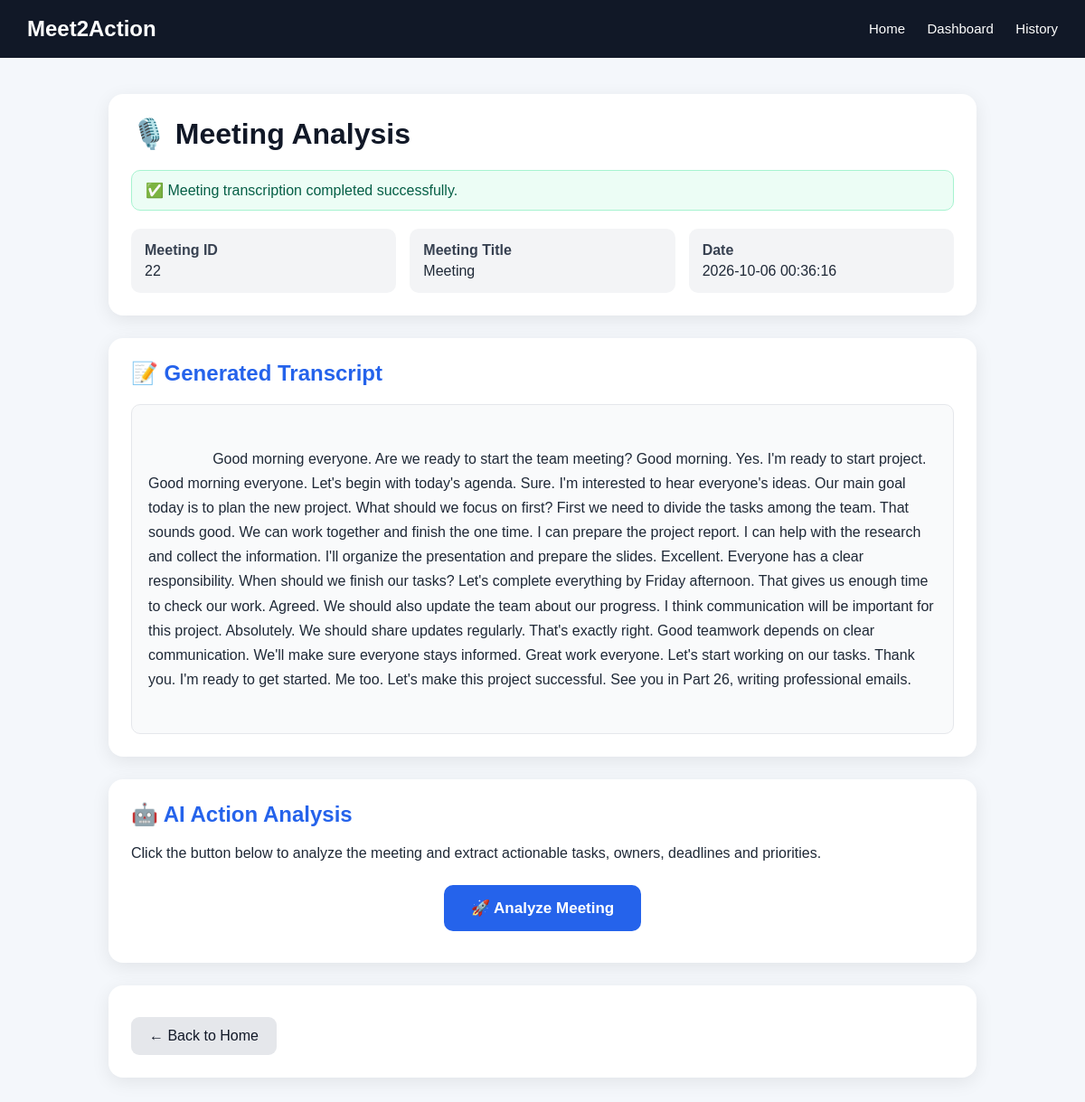
/meeting/22, run on the app's committed database.
### tables this page shows
CREATE TABLE meetings (
            id INTEGER PRIMARY KEY AUTOINCREMENT,
            title TEXT NOT NULL,
            participants TEXT NOT NULL,
            transcript TEXT NOT NULL,
            summary TEXT
        , created_at TEXT);

### app.py (the view)
@app.route(
    "/meeting/<int:meeting_id>"
)
def meeting_detail(
    meeting_id
):
    conn = get_db()
    meeting_row = conn.execute(
        """
        SELECT *
        FROM meetings
        WHERE id = ?
        """,
        (meeting_id,)
    ).fetchone()
    if not meeting_row:
        conn.close()
        return (
            "Meeting not found.",
            404
        )
    tasks = conn.execute(
        """
        SELECT *
        FROM tasks
        WHERE meeting_id = ?
        ORDER BY id DESC
        """,
        (meeting_id,)
    ).fetchall()
    conn.close()
    return render_template(
        "transcription.html",
        meeting=meeting_row,
        tasks=tasks
    )

### app.py (called while the page is built)
def get_db():
    conn = sqlite3.connect(DB_NAME)
    conn.row_factory = sqlite3.Row
    return conn

### templates/transcription.html (shortened to what this page needs)
<!DOCTYPE html>
<html lang="en">
<head>
</head>
<body>
    <div class="navbar">
        <div class="logo">Meet2Action</div>
        <div class="nav-links">
            <a href="/">Home</a>
            <a href="/dashboard">Dashboard</a>
            <a href="/history">History</a>
        </div>
    </div>
    <div class="container">
        <div class="card">
            <h1>🎙️ Meeting Analysis</h1>
            <div class="success">
                ✅ Meeting transcription completed successfully.
            </div>
            <div class="info">
                <div class="info-box">
                    <strong>Meeting ID</strong>
                    {{ meeting["id"] }}
                </div>
                <div class="info-box">
                    <strong>Meeting Title</strong>
                    {{ meeting["title"] }}
                </div>
                <div class="info-box">
                    <strong>Date</strong>
                    {{ meeting["created_at"] }}
                </div>
            </div>
        </div>
        <div class="card">
            <h2>📝 Generated Transcript</h2>
            <div class="transcript">
                {{ meeting["transcript"] }}
            </div>
        </div>
        <div class="card">
            <h2>🤖 AI Action Analysis</h2>
            <p>
                Click the button below to analyze the meeting and extract
                actionable tasks, owners, deadlines and priorities.
            </p>
            <form action="/analyze" method="POST">
                <div class="analyze-box">
                    <button
                        type="submit"
                        class="analyze-btn"
                    >
                        🚀 Analyze Meeting
                    </button>
                </div>
            </form>
        </div>
        <div class="card">
            <a href="/" class="back-btn">
                ← Back to Home
            </a>
        </div>
    </div>
</body>
</html>

### templates/transcription.html (style rules this page uses)
* { box-sizing: border-box; }
body { margin: 0; font-family: Arial, sans-serif; background: #f4f7fb; color: #1f2937; }
.navbar { background: #111827; color: white; padding: 18px 30px; display: flex; justify-content: space-between; align-items: center; }
.logo { font-size: 24px; font-weight: bold; }
.nav-links a { color: white; text-decoration: none; margin-left: 20px; font-size: 15px; }
.container { max-width: 1000px; margin: 40px auto; padding: 0 20px; }
.card { background: white; border-radius: 16px; padding: 25px; margin-bottom: 25px; box-shadow: 0 5px 20px rgba(0,0,0,0.08); }
h1 { margin-top: 0; color: #111827; }
h2 { color: #2563eb; margin-top: 0; }
.transcript { background: #f9fafb; border: 1px solid #e5e7eb; border-radius: 10px; padding: 18px; line-height: 1.7; white-space: pre-wrap; min-height: 150px; }
.info { display: grid; grid-template-columns: repeat(auto-fit, minmax(200px, 1fr)); gap: 15px; margin-top: 15px; }
.info-box { background: #f3f4f6; padding: 15px; border-radius: 10px; }
.info-box strong { display: block; margin-bottom: 5px; color: #374151; }
.analyze-box { text-align: center; padding: 10px; }
.analyze-btn { border: none; background: #2563eb; color: white; padding: 15px 30px; border-radius: 10px; font-size: 17px; font-weight: bold; cursor: pointer; }
.back-btn { display: inline-block; margin-top: 10px; padding: 12px 20px; background: #e5e7eb; color: #111827; text-decoration: none; border-radius: 9px; }
.success { background: #ecfdf5; border: 1px solid #a7f3d0; color: #065f46; padding: 12px 15px; border-radius: 10px; margin-bottom: 20px; }

### data on the page
meetings: id "22", title "Meeting", created_at "2026-10-06 00:36:16", transcript "Good morning everyone. Are we ready to start the team meeting? Good morning. Yes. I'm ready to start project. Good morning everyone. Let's begin with today's agenda. Sure. I'm interested to hear everyone's ideas. Our main goal today is to plan the new project. What should we focus on first? First we need to divide the tasks among the team. That sounds good. We can work together and finish the one time. I can prepare the project report. I can help with the research and collect the information. I'll organize the presentation and prepare the slides. Excellent. Everyone has a clear responsibility. When should we finish our tasks? Let's complete everything by Friday afternoon. That gives us…"
